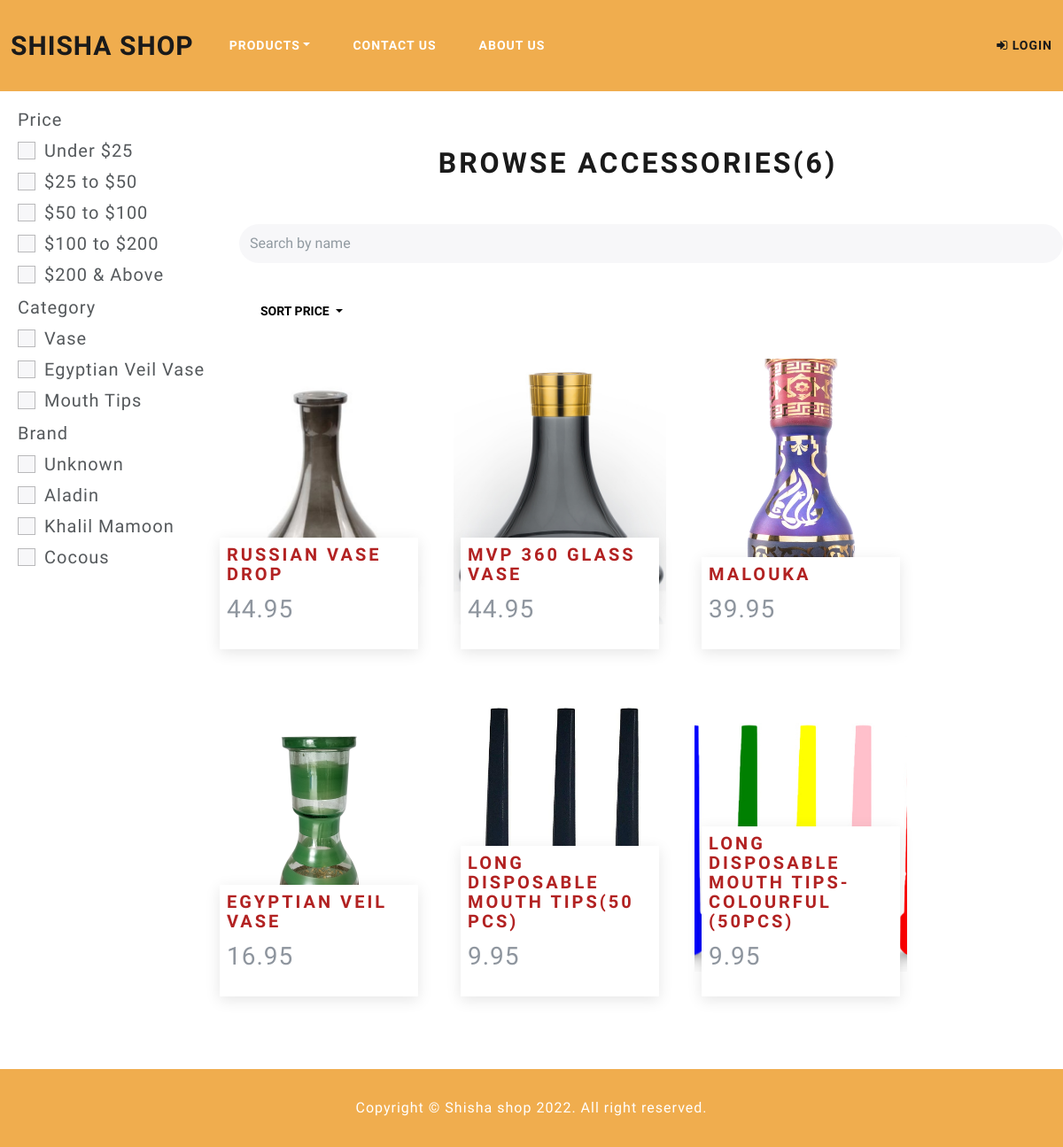
/Accessories/index, run on the app's committed database.
### tables this page shows
CREATE TABLE `accessory` (
  `accessory_id` int(11) NOT NULL,
  `name` varchar(50) NOT NULL,
  `brand` varchar(50) NOT NULL,
  `description` varchar(1000) NOT NULL,
  `quantity` int(11) NOT NULL,
  `price` decimal(10,2) NOT NULL,
  `image` varchar(255) DEFAULT NULL,
  `category` varchar(20) NOT NULL
);

### app/core/helper.php (called while the page is built, shortened)
<?php
    function isLoggedIn() {
      return isset($_SESSION['admin_id']);
    }

### app/controllers/Accessories.php (called while the page is built, shortened)
<?php
class Accessories extends Controller {
    public function __construct()
    {
        $this->productModel = $this->model('productModel');;
    }
    public function index() {
        $brand = isset($_GET['brand']) ? $_GET['brand'] : [];
        $category = isset($_GET['category']) ? $_GET['category'] : [];
        $price = isset($_GET['price']) ? $_GET['price'] : [];
        $name = isset($_GET['name']) ? $_GET['name'] : null;
        $sort = isset($_GET['sort']) ? $_GET['sort'] : null;
        $accessories = $this->productModel->getAccessoryFilter($brand, $price, $category, $name, $sort);
        $brands = $this->productModel->getAccessoryBrand();
        $categories = $this->productModel->getAccessoryCategory();
        $data = [
            "accessories" => $accessories,
            "brands" => $brands,
            "categories" => $categories,
            "search" => $name
        ];
        $this->view('Accessories/index', $data);
    }
}

### app/core/app.php (called while the page is built, shortened)
<?php
    class App{
        protected $currentMethod = 'index';
        public function __construct()
        {
            $url = $this->parseURL();
            if(file_exists('../app/controllers/'.$url[0].'.php')){
                unset($url[0]);
            }
            $this->currentController = new $this->currentController;
            if(isset($url[1])){
                if(method_exists($this->currentController, $url[1])){
                    $this->currentMethod = $url[1];
                    unset($url[1]);
                }
            }
            $this->params = $url ? array_values($url) : [];
            call_user_func_array([$this->currentController, $this->currentMethod], $this->params);
        }
        public function parseURL(){
            if(isset($_GET['url'])){
                $url = rtrim($_GET['url'], '/');
                $url = filter_var($url, FILTER_SANITIZE_URL);
                $url = explode('/',$url);
                return $url;
            }
        }
    }

### public/index.php (called while the page is built, shortened)
<?php
    $init = new App;
?>

### app/core/Model.php (called while the page is built, shortened)
<?php
class Model
{
    private $host = DB_HOST;
    private $user = DB_USER;
    private $pass = DB_PASS;
    private $dbname = DB_NAME;
    private $dbh;
    private $stmt;
    public function __construct()
    {
        $dsn = 'mysql:host=' . $this->host . ';dbname=' . $this->dbname;
        $options = array(
            PDO::ATTR_PERSISTENT => true,
            PDO::ATTR_ERRMODE => PDO::ERRMODE_EXCEPTION
        );
        try {
            $this->dbh = new PDO($dsn, $this->user, $this->pass, $options);
        } catch (PDOException $e) {
            $this->error = $e->getMessage();
            echo $this->error;
        }
    }
    public function query($sql)
    {
        $this->stmt = $this->dbh->prepare($sql);
    }
    public function execute()
    {
        return $this->stmt->execute();
    }
    public function getResultSet(){
        $this->execute();
        return $this->stmt->fetchAll(PDO::FETCH_OBJ);
    }
}

### app/models/productModel.php (called while the page is built, shortened)
<?php
    class productModel extends Model{
        public function getAccessoryFilter($brand, $price, $category, $name, $sort) {
            $query = "SELECT * FROM accessory ";
            $this->query($query);
            return $this->getResultSet();
        }
        public function getAccessoryCategory() {
            $this->query("SELECT DISTINCT category FROM accessory");
            return $this->getResultSet();
        }
        public function getAccessoryBrand() {
            $this->query("SELECT DISTINCT brand FROM accessory");
            return $this->getResultSet();
        }
    }
?>

### app/views/Accessories/index.php (the view, shortened to what this page needs)
<?php
    if (!isLoggedIn())
        require APPROOT . '/views/includes/header.php';
    else
        require APPROOT . '/views/includes/adminheader.php';
?>
<div class="wrapper" >
    <div id="viewport">
        <div id="sidebar">
            <label for="" class="category">Price</label>
            <div class="form-check">
                <input class="form-check-input" type="checkbox" value="" id="price-0">
                <label class="form-check-label" for="price-0">
                    Under $25
                </label>
            </div>
            <div class="form-check">
                <input class="form-check-input" type="checkbox" value="" id="price-1">
                <label class="form-check-label" for="price-1">
                    $25 to $50
                </label>
            </div>
            <div class="form-check">
                <input class="form-check-input" type="checkbox" value="" id="price-2">
                <label class="form-check-label" for="price-2">
                    $50 to $100
                </label>
            </div>
            <div class="form-check">
                <input class="form-check-input" type="checkbox" value="" id="price-3">
                <label class="form-check-label" for="price-3">
                    $100 to $200
                </label>
            </div>
            <div class="form-check">
                <input class="form-check-input" type="checkbox" value="" id="price-4">
                <label class="form-check-label" for="price-4">
                    $200 & Above
                </label>
            </div>
            <label for="" class="category">Category</label>
            <?php if(!empty($data["categories"])) : ?>
                <?php foreach($data["categories"] as $category) : ?>
                    <div class="form-check">
                        <input class="form-check-input" type="checkbox" value="" id="category-<?=$category->category?>">
                        <label class="form-check-label" for="category-<?=$category->category?>"><?=$category->category?></label>
                    </div>
                <?php endforeach; ?>
            <?php endif; ?>
            <label for="" class="category">Brand</label>
            <?php if(!empty($data["brands"])) : ?>
                <?php foreach($data["brands"] as $brand) : ?>
                    <div class="form-check">
                        <input class="form-check-input" type="checkbox" value="" id="brand-<?=$brand->brand?>">
                        <label class="form-check-label" for="brand-<?=$brand->brand?>"><?=$brand->brand?></label>
                    </div>
                <?php endforeach; ?>
            <?php endif; ?>
        </div>
    </div>
    <div class="products" >
        <h1 style="text-align: center; margin-top: 50px; margin-bottom:50px">Browse Accessories(<?= count($data["accessories"])?>)</h1>
        <div class="d-flex align-items-center" style="margin-left: 30px; margin-bottom: 30px">
            <input class="form-control search-field" type="search" id="search" name="search" style="border-radius: 30px" placeholder="Search by name" />
        </div>
        <div class="dropdown" style="margin-left: 30px; margin-bottom: 30px">
            <button class="btn btn-secondary dropdown-toggle" type="button" id="dropdownMenuButton1" data-bs-toggle="dropdown" aria-expanded="false">
                Sort Price
            </button>
        </div>
        <div class="product-grid">
            <?php if(!empty($data["accessories"])) : ?>
                <?php foreach ($data["accessories"] as $product) : ?>
                    <div class="card stacked">
                        <a href="<?= URLROOT ?>/accessories/detail/<?= $product->accessory_id ?>" style="text-decoration: none;">
                            <a href="<?= URLROOT ?>/accessories/detail/<?= $product->accessory_id ?>" style="text-decoration: none;">
                                <img src="<?= URLROOT ?>/public/img/<?= $product->image ?>" class="card__img">
                            </a>
                            <div class="card__content">
                                <a href="<?= URLROOT ?>/accessories/detail/<?= $product->accessory_id ?>" style="text-decoration: none;">
                                    <h2 class="card__title"><?= $product->name ?></h2>
                                    <p class="card__price"><?= $product->price ?></p>
                                </a>
                            </div>
                        </a>
                    </div>
                <?php endforeach; ?>
            <?php endif; ?>
        </div>
    </div>
</div>
<?php require APPROOT . '/views/includes/footer.php';  ?>

### public/css/styles.css (style rules this page uses)
.product-grid { display: grid; gap: 2rem; grid-template-columns: repeat(auto-fit, minmax(15rem, 0.25fr)); }
.card { aspect-ratio: 1 / 1.5; border: none; }
img { max-width: 100%; display: block; }
.stacked { display: grid; }
.stacked>* { grid-column: 1 / 2; grid-row: 1 / 2; }
.card__img { width: 100%; aspect-ratio: 1 / 1.25; object-fit: cover; }
.card__title { font-size: 1.25rem; line-height: 1.1; color: firebrick; }
.card__price { font-size: 1.75rem; }
.card__content { background-color: white; align-self: end; margin: 0.5rem 0.5rem 2rem; padding: 0.5rem; box-shadow: 0 0.25rem 1rem rgb(0 0 0 / 0.1); }
#viewport { position: relative; float: left; margin: 0; -webkit-transition: all 0.5s ease; -moz-transition: all 0.5s ease; -o-transition: all 0.5s ease; transition: all 0.5s ease; }
.wrapper { margin-top: 50px; margin-bottom: 50px; display: grid; grid-template-columns: 20% 80%; }
#sidebar { grid-area: 1 / 1 / 2 / 2; }
.products { grid-area: 1 / 2 / 2 / 3; }
.form-check, .category { margin-left: 20px; margin-top: 5px; font-size: 20px; }

### data on the page
accessory: image (picture), name "RUSSIAN VASE DROP", price "44.95"
accessory: image (picture), name "MVP 360 GLASS VASE", price "44.95"
accessory: image (picture), name "MALOUKA", price "39.95"
accessory: image (picture), name "EGYPTIAN VEIL VASE", price "16.95"
accessory: image (picture), name "LONG DISPOSABLE MOUTH TIPS(50 PCS)", price "9.95"
accessory: name "LONG DISPOSABLE MOUTH TIPS-COLOURFUL (50PCS)", price "9.95"

### other printed values
$category->category "Vase"
$category->category "Egyptian Veil Vase"
$category->category "Mouth Tips"
$brand->brand "Unknown"
$brand->brand "Aladin"
$brand->brand "Khalil Mamoon"
$brand->brand "Cocous"
count($data["accessories"]) "6"
